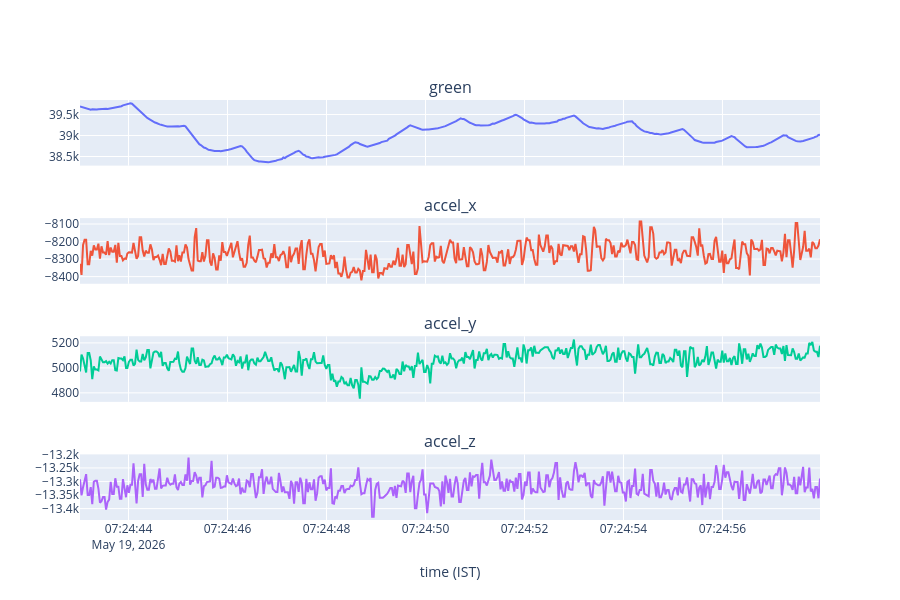

Here is the notebook cell this chart was saved with:
### Code cell
t = pd.to_datetime(data['timestamp'], unit='ms', utc=True).dt.tz_convert('Asia/Kolkata')

fig = make_subplots(rows=4, cols=1, shared_xaxes=True,
                    subplot_titles=('green', 'accel_x', 'accel_y', 'accel_z'))
# fig.add_trace(go.Scatter(x=t, y=data['hr'], name='hr'), row=1, col=1)
fig.add_trace(go.Scatter(x=t, y=data['green'], name='green'), row=1, col=1)
fig.add_trace(go.Scatter(x=t, y=data['accel_x'], name='accel_x'), row=2, col=1)
fig.add_trace(go.Scatter(x=t, y=data['accel_y'], name='accel_y'), row=3, col=1)
fig.add_trace(go.Scatter(x=t, y=data['accel_z'], name='accel_z'), row=4, col=1)
fig.update_xaxes(title_text='time (IST)', row=4, col=1)
fig.update_layout(height=600, showlegend=False)
fig.show()

### Figure 1 — Plotly figure (JSON) as saved in the notebook; plotly's stock layout.template omitted (floating-point values rounded to 4 significant figures; data arrays with more than 128 entries replaced by an {"elided": "..."} marker saying what was removed)
{"data": [{"name": "green", "type": "scatter", "x": {"elided": "480 str values"}, "xaxis": "x", "y": {"elided": "480 float values"}, "yaxis": "y"}, {"name": "accel_x", "type": "scatter", "x": {"elided": "480 str values"}, "xaxis": "x2", "y": {"elided": "480 float values"}, "yaxis": "y2"}, {"name": "accel_y", "type": "scatter", "x": {"elided": "480 str values"}, "xaxis": "x3", "y": {"elided": "480 float values"}, "yaxis": "y3"}, {"name": "accel_z", "type": "scatter", "x": {"elided": "480 str values"}, "xaxis": "x4", "y": {"elided": "480 float values"}, "yaxis": "y4"}], "layout": {"annotations": [{"font": {"size": 16}, "showarrow": false, "text": "green", "x": 0.5, "xanchor": "center", "xref": "paper", "y": 1, "yanchor": "bottom", "yref": "paper"}, {"font": {"size": 16}, "showarrow": false, "text": "accel_x", "x": 0.5, "xanchor": "center", "xref": "paper", "y": 0.7188, "yanchor": "bottom", "yref": "paper"}, {"font": {"size": 16}, "showarrow": false, "text": "accel_y", "x": 0.5, "xanchor": "center", "xref": "paper", "y": 0.4375, "yanchor": "bottom", "yref": "paper"}, {"font": {"size": 16}, "showarrow": false, "text": "accel_z", "x": 0.5, "xanchor": "center", "xref": "paper", "y": 0.1562, "yanchor": "bottom", "yref": "paper"}], "height": 600, "showlegend": false, "xaxis": {"anchor": "y", "domain": [0, 1], "matches": "x4", "showticklabels": false}, "xaxis2": {"anchor": "y2", "domain": [0, 1], "matches": "x4", "showticklabels": false}, "xaxis3": {"anchor": "y3", "domain": [0, 1], "matches": "x4", "showticklabels": false}, "xaxis4": {"anchor": "y4", "domain": [0, 1], "title": {"text": "time (IST)"}}, "yaxis": {"anchor": "x", "domain": [0.8438, 1]}, "yaxis2": {"anchor": "x2", "domain": [0.5625, 0.7188]}, "yaxis3": {"anchor": "x3", "domain": [0.2812, 0.4375]}, "yaxis4": {"anchor": "x4", "domain": [0, 0.1562]}}}
